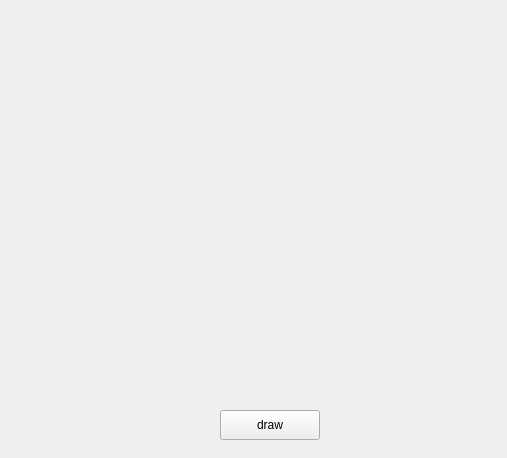
<?xml version="1.0" encoding="UTF-8"?>
<ui version="4.0">
 <class>qwidget</class>
 <widget class="QWidget" name="qwidget">
  <property name="geometry">
   <rect>
    <x>0</x>
    <y>0</y>
    <width>507</width>
    <height>458</height>
   </rect>
  </property>
  <widget class="QPushButton" name="pushButton">
   <property name="geometry">
    <rect>
     <x>220</x>
     <y>410</y>
     <width>100</width>
     <height>30</height>
    </rect>
   </property>
   <property name="text">
    <string>draw</string>
   </property>
  </widget>
 </widget>
 <resources/>
 <connections/>
</ui>
